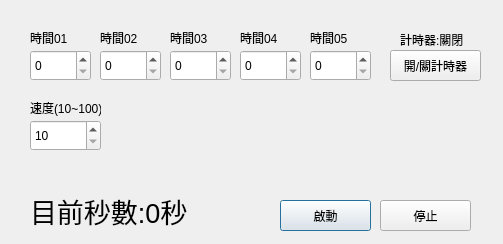
<?xml version="1.0" encoding="UTF-8"?>
<ui version="4.0">
 <class>Dialog</class>
 <widget class="QDialog" name="Dialog">
  <property name="enabled">
   <bool>true</bool>
  </property>
  <property name="geometry">
   <rect>
    <x>0</x>
    <y>0</y>
    <width>503</width>
    <height>244</height>
   </rect>
  </property>
  <property name="windowTitle">
   <string>Dialog</string>
  </property>
  <widget class="QPushButton" name="Star_Button">
   <property name="geometry">
    <rect>
     <x>280</x>
     <y>200</y>
     <width>91</width>
     <height>31</height>
    </rect>
   </property>
   <property name="text">
    <string>啟動</string>
   </property>
  </widget>
  <widget class="QPushButton" name="Stop_Button">
   <property name="geometry">
    <rect>
     <x>380</x>
     <y>200</y>
     <width>91</width>
     <height>31</height>
    </rect>
   </property>
   <property name="text">
    <string>停止</string>
   </property>
  </widget>
  <widget class="QSpinBox" name="time_input01">
   <property name="enabled">
    <bool>true</bool>
   </property>
   <property name="geometry">
    <rect>
     <x>30</x>
     <y>50</y>
     <width>61</width>
     <height>31</height>
    </rect>
   </property>
  </widget>
  <widget class="QSpinBox" name="time_input02">
   <property name="enabled">
    <bool>true</bool>
   </property>
   <property name="geometry">
    <rect>
     <x>100</x>
     <y>50</y>
     <width>61</width>
     <height>31</height>
    </rect>
   </property>
  </widget>
  <widget class="QSpinBox" name="time_input03">
   <property name="enabled">
    <bool>true</bool>
   </property>
   <property name="geometry">
    <rect>
     <x>170</x>
     <y>50</y>
     <width>61</width>
     <height>31</height>
    </rect>
   </property>
  </widget>
  <widget class="QSpinBox" name="time_input04">
   <property name="enabled">
    <bool>true</bool>
   </property>
   <property name="geometry">
    <rect>
     <x>240</x>
     <y>50</y>
     <width>61</width>
     <height>31</height>
    </rect>
   </property>
  </widget>
  <widget class="QSpinBox" name="time_input05">
   <property name="enabled">
    <bool>true</bool>
   </property>
   <property name="geometry">
    <rect>
     <x>310</x>
     <y>50</y>
     <width>61</width>
     <height>31</height>
    </rect>
   </property>
  </widget>
  <widget class="QLabel" name="label">
   <property name="enabled">
    <bool>true</bool>
   </property>
   <property name="geometry">
    <rect>
     <x>30</x>
     <y>30</y>
     <width>41</width>
     <height>16</height>
    </rect>
   </property>
   <property name="text">
    <string>時間01</string>
   </property>
  </widget>
  <widget class="QLabel" name="label_2">
   <property name="enabled">
    <bool>true</bool>
   </property>
   <property name="geometry">
    <rect>
     <x>100</x>
     <y>30</y>
     <width>41</width>
     <height>16</height>
    </rect>
   </property>
   <property name="text">
    <string>時間02</string>
   </property>
  </widget>
  <widget class="QLabel" name="label_3">
   <property name="enabled">
    <bool>true</bool>
   </property>
   <property name="geometry">
    <rect>
     <x>170</x>
     <y>30</y>
     <width>41</width>
     <height>16</height>
    </rect>
   </property>
   <property name="text">
    <string>時間03</string>
   </property>
  </widget>
  <widget class="QLabel" name="label_4">
   <property name="enabled">
    <bool>true</bool>
   </property>
   <property name="geometry">
    <rect>
     <x>240</x>
     <y>30</y>
     <width>41</width>
     <height>16</height>
    </rect>
   </property>
   <property name="text">
    <string>時間04</string>
   </property>
  </widget>
  <widget class="QLabel" name="label_5">
   <property name="enabled">
    <bool>true</bool>
   </property>
   <property name="geometry">
    <rect>
     <x>310</x>
     <y>30</y>
     <width>41</width>
     <height>16</height>
    </rect>
   </property>
   <property name="text">
    <string>時間05</string>
   </property>
  </widget>
  <widget class="QSpinBox" name="speed_input">
   <property name="enabled">
    <bool>true</bool>
   </property>
   <property name="geometry">
    <rect>
     <x>30</x>
     <y>120</y>
     <width>71</width>
     <height>31</height>
    </rect>
   </property>
   <property name="minimum">
    <number>10</number>
   </property>
   <property name="maximum">
    <number>100</number>
   </property>
  </widget>
  <widget class="QLabel" name="label_6">
   <property name="enabled">
    <bool>true</bool>
   </property>
   <property name="geometry">
    <rect>
     <x>30</x>
     <y>100</y>
     <width>71</width>
     <height>16</height>
    </rect>
   </property>
   <property name="text">
    <string>速度(10~100)</string>
   </property>
  </widget>
  <widget class="QPushButton" name="Time_check">
   <property name="geometry">
    <rect>
     <x>390</x>
     <y>50</y>
     <width>91</width>
     <height>31</height>
    </rect>
   </property>
   <property name="text">
    <string>開/關計時器</string>
   </property>
  </widget>
  <widget class="QLabel" name="label_7">
   <property name="geometry">
    <rect>
     <x>400</x>
     <y>30</y>
     <width>71</width>
     <height>20</height>
    </rect>
   </property>
   <property name="text">
    <string>計時器:關閉</string>
   </property>
  </widget>
  <widget class="QLabel" name="label_8">
   <property name="enabled">
    <bool>true</bool>
   </property>
   <property name="geometry">
    <rect>
     <x>30</x>
     <y>190</y>
     <width>221</width>
     <height>41</height>
    </rect>
   </property>
   <property name="sizePolicy">
    <sizepolicy hsizetype="Preferred" vsizetype="Preferred">
     <horstretch>0</horstretch>
     <verstretch>0</verstretch>
    </sizepolicy>
   </property>
   <property name="baseSize">
    <size>
     <width>0</width>
     <height>0</height>
    </size>
   </property>
   <property name="font">
    <font>
     <pointsize>20</pointsize>
    </font>
   </property>
   <property name="text">
    <string>目前秒數:0秒</string>
   </property>
  </widget>
 </widget>
 <resources/>
 <connections/>
</ui>
